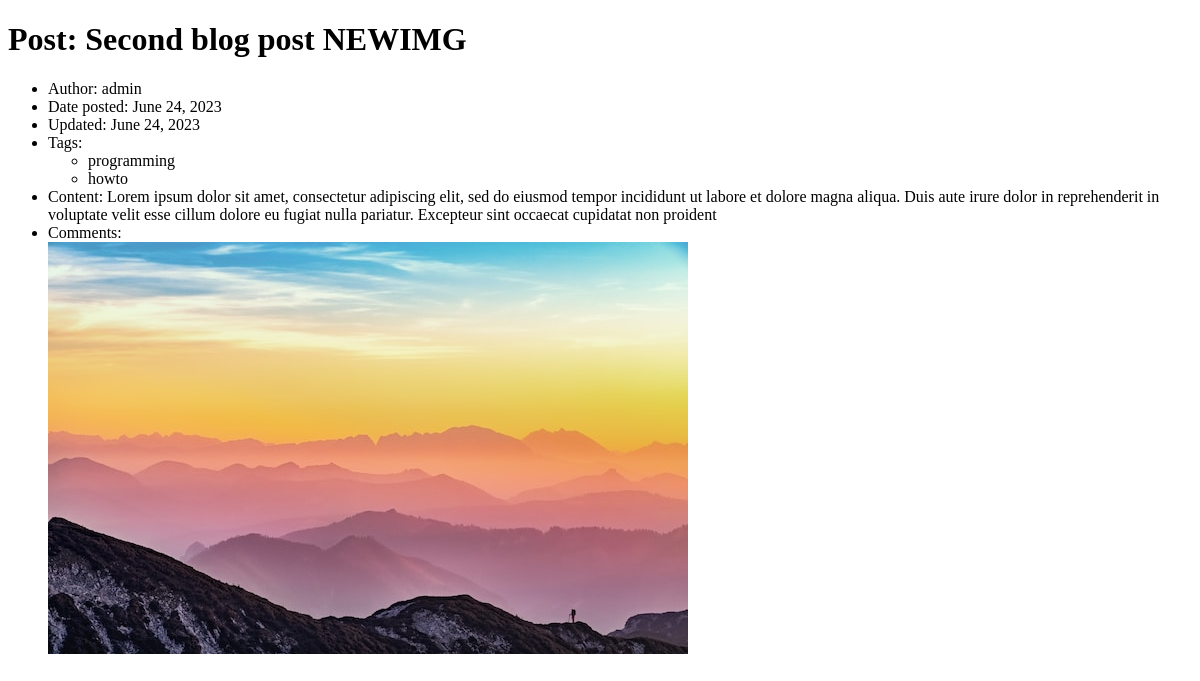
Page /blog/posts/27 on the earlier database version.
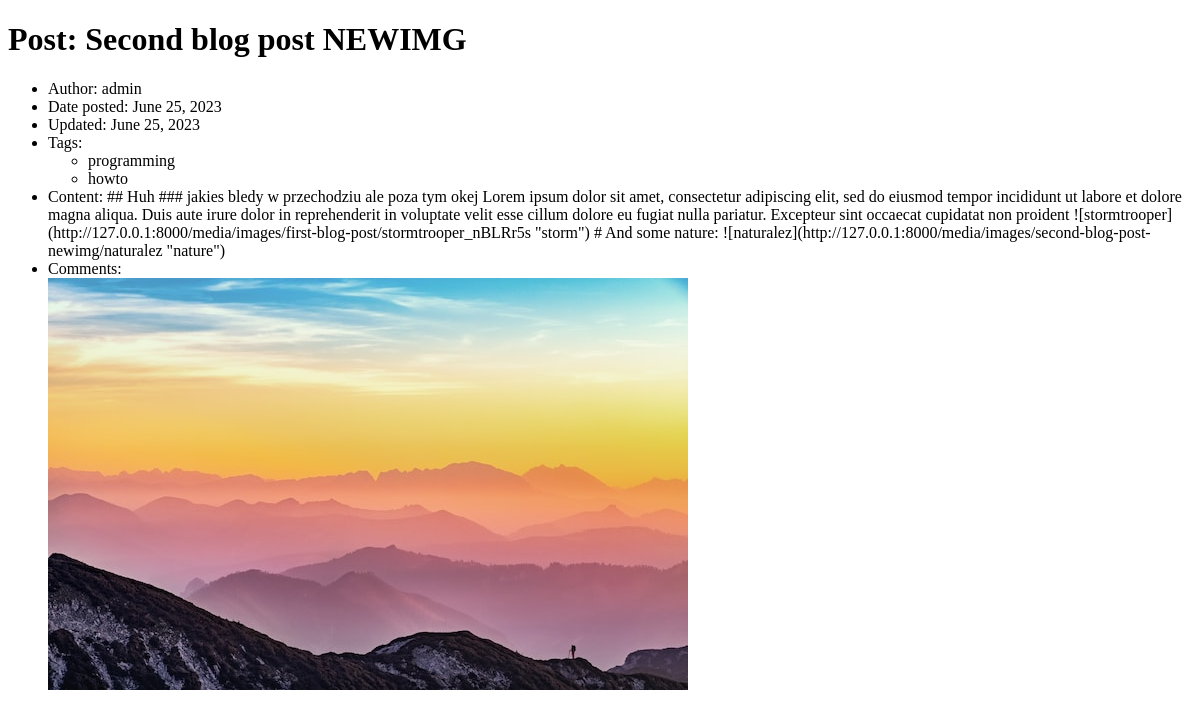
Same page on the later database version.
### blogapp/models.py (models this page shows, shortened)
class Post(models.Model):
    title = models.CharField(max_length=200)
    author = models.ForeignKey(User,
                                on_delete=models.CASCADE,
                                related_name="posts")
    date_posted = models.DateField()
    date_updated = models.DateField(auto_now=True, blank=True)
    tags = models.ManyToManyField(Tag, related_name="posts")
    content = models.TextField()
    img = models.ImageField(null=True, blank=True, upload_to=upload_to_cover)
    views = models.IntegerField(default=0, blank=True)
    likes = models.IntegerField(default=0, blank=True)
    slug = models.SlugField(null=False, unique=True, default='temp')

class User(models.Model):
    username = models.CharField(max_length=50)
    name = models.CharField(max_length=50)
    password = models.CharField(max_length=50)
    mail = models.EmailField(max_length=100)
    bio = models.CharField(max_length=500)
    avatar = models.ImageField(null=True, blank=True, upload_to=upload_to_avatar)
    slug = models.SlugField(null=False, unique=True, default='temp')
    liked_posts = models.ManyToManyField('Post', related_name="liked_by", blank=True)
    liked_comments = models.ManyToManyField('Comment', related_name='liked_by', blank=True)
    def __str__(self):
        return self.username

### blogapp/views.py (the view)
# urls.py: path("posts/<int:pk>", PostDetailView.as_view(), name="post_detail"),
class PostDetailView(DetailView):
    model = Post
    template_name = "blogapp/post_detail.html"

### blogapp/models.py (called while the page is built)
    def __str__(self):
        return self.name

### blogapp/templates/blogapp/post_detail.html (shortened to what this page needs)
<!DOCTYPE html>
<html lang="en">
<head>
</head>
<body>
    <h1>Post: {{object.title}} </h1>
    <ul>
        <li>Author: {{object.author}}</li>
        <li>Date posted: {{object.date_posted}}</li>
        <li>Updated: {{object.date_updated}}</li>
        <li>Tags:
            <ul>
            {% for tag in object.tags.all %}
            <li>{{tag}}</li>
            {% endfor %}
            </ul>
        </li>
        <li>Content: {{object.content}}</li>
        <li>Comments:
        </li>
        <img src="{{object.img}}" alt="Post banner photo">
    </ul>
</body>
</html>

Differences in the rows shown:
changed Post "Second blog post NEWIMG": date_posted "June 24, 2023" → "June 25, 2023"; date_updated "June 24, 2023" → "June 25, 2023"; content "Lorem ipsum dolor sit amet, consectetur adipiscing elit, sed do eiusmod tempor incididunt ut labore et dolore magna aliqua. Duis aute irure dolor in reprehenderit in voluptate velit esse cillum dolore eu fugiat nulla pariatur. Excepteur sint occaecat cupidatat non proident" → "## Huh ### jakies bledy w przechodziu ale poza tym okej Lorem ipsum dolor sit amet, consectetur adipiscing elit, sed do eiusmod tempor incididunt ut labore et dolore magna aliqua. Duis aute irure dolor in reprehenderit in voluptate velit esse cillum dolore eu fugiat nulla pariatur. Excepteur sint occaecat cupidatat non proident ![stormtrooper](http://127.0.0.1:8000/media/images/first-blog-post/stormtrooper_nBLRr5s \"storm\") # And some nature: ![naturalez](http://127.0.0.1:8000/media/images/second-blog-post-newimg/naturalez \"nature\")"
